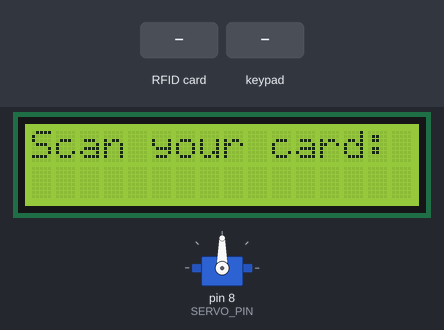
A sketch run on a simulated Arduino Mega 2560, built with avr-gcc and run on an emulated ATmega2560. Parts: 16×2 character LCD, servo. Inputs (shaded band) come from the test bench.

Above: at 1.3 s.
1.4 s: RFID card E3 85 10 91 held to the reader
At 2.6 s:
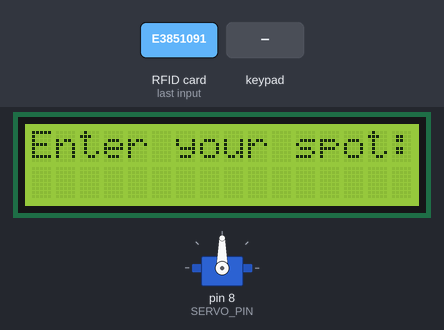
2.9 s: keypad keys 1 2 # pressed 0.4 s apart
At 4.2 s:
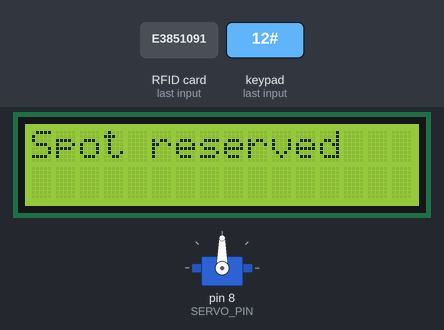
At 5.85 s:
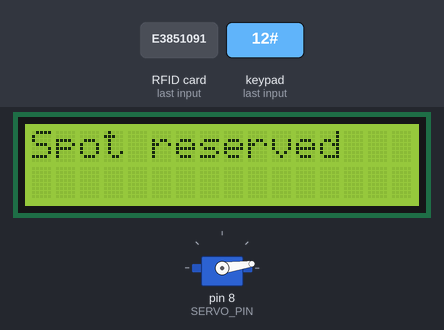
Timing chart, 0 to 13.1 s (numbered marks = the images above; inputs shaded):
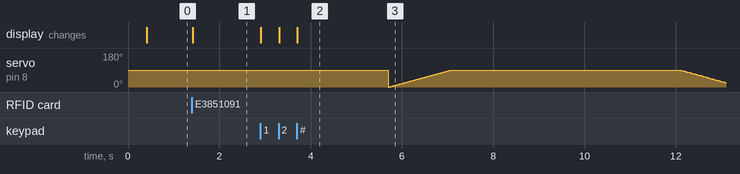

Measured:
- after the input at 1.4 s, the display: changes at once (image 1)
- after the input at 2.9 s, the display: first changes at once (image 2 shows a later state)

The sketch:

parking.ino
```cpp
/*

Author: Ivan Sanchez
Date: 02/04/2023

description: this project still in process, simulates a smart parking with card reader + keypad 4x4 to save your parking spot.
*/

#include <SPI.h>
#include <Servo.h>
#include <LiquidCrystal.h>
#include <Keypad.h>
#include <MFRC522.h>

#define SS_PIN 53
#define RST_PIN 9
#define SERVO_PIN 8
#define ROWS 4
#define COLS 4

LiquidCrystal lcd(2, 3, 4, 5, 6, 7);
Servo myservo;
MFRC522 mfrc522(SS_PIN, RST_PIN);

char keymap[ROWS][COLS] = {
  {'1', '2', '3', 'A'},
  {'4', '5', '6', 'B'},
  {'7', '8', '9', 'C'},
  {'*', '0', '#', 'D'}
};
byte rowPins[ROWS] = {A0, A1, A2, A3};
byte colPins[COLS] = {A4, A5, A6, A7};
Keypad keypad = Keypad(makeKeymap(keymap), rowPins, colPins, ROWS, COLS);
String authorizedCards[4] = {"e3851091", "3350d7a7", "33 50 D7 A7", "33 50 D7 A7"};

bool barrierClosed = true;

void setup() {
  Serial.begin(9600);
  lcd.begin(16, 2);
  myservo.attach(SERVO_PIN);
  SPI.begin();
  mfrc522.PCD_Init();
  delay(4);
}

void loop() {
  lcd.clear();
  lcd.print("Scan your card:");
  if (mfrc522.PICC_IsNewCardPresent() && mfrc522.PICC_ReadCardSerial()) {
    String cardID = "";
    //Serial.println("escaneada");
    for (byte i = 0; i < mfrc522.uid.size; i++) {
      cardID += String(mfrc522.uid.uidByte[i], HEX);
    }
    for (int i = 0; i < (sizeof(authorizedCards)/sizeof(authorizedCards[0])); i++) {
      //Serial.println(cardID);
      if (cardID == authorizedCards[i] ) {

        lcd.clear();
        lcd.print("Enter your spot:");
        String spotNumber = "";
        char key = keypad.waitForKey();
        while (key != '#') {
          spotNumber += key;
          lcd.setCursor(0, 1);
          lcd.print(spotNumber);
          key = keypad.waitForKey();
        }
        lcd.clear();
        lcd.print("Spot reserved");
        delay(2000);
        openBarrier();
        delay(5000);
        closeBarrier();
        return;
      }
    }
    lcd.clear();
        //Serial.println("entro en no autorizado");
        lcd.print("no autorizado");
        delay(2000);
  }
}

void openBarrier() {
  if (barrierClosed) {
    for (int angle = 0; angle <= 90; angle += 1) {
      myservo.write(angle);
      delay(15);
    }
    barrierClosed = false;
  }
}

void closeBarrier() {
  if (!barrierClosed) {
    for (int angle = 90; angle >= 0; angle -= 1) {
      myservo.write(angle);
      delay(15);
    }
    barrierClosed = true;
  }
}
```
